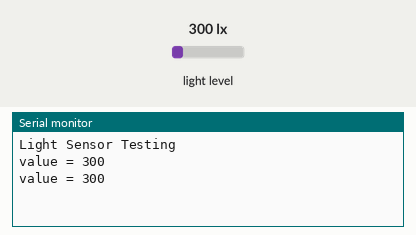
Recording of a sketch running on a simulated Arduino Uno, built with avr-gcc and run on an emulated ATmega328P. Shown: the last lines printed to the serial monitor. Inputs (shaded band) come from the test bench; at power-on: light level 300 lx.

Above: at 1.8 s.
1.9 s: light level set to 40 lx
At 2.8 s:
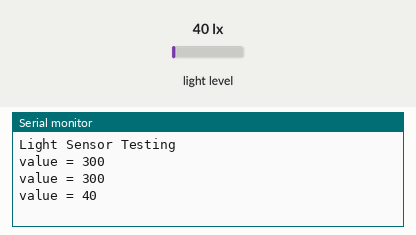
3.4 s: light level set to 500 lx
At 4.8 s:
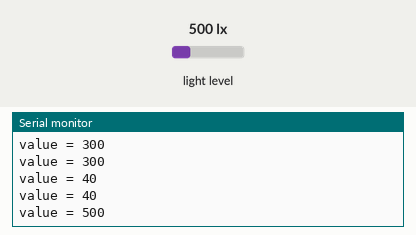
Timing chart, 0 to 6.4 s (numbered marks = the images above; inputs shaded):
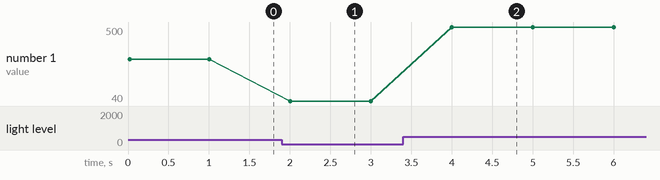

Measured:
- after the input at 1.9 s, the serial monitor: prints a new line after 0.10 s (image 1)
- after the input at 3.4 s, the serial monitor: prints a new line after 0.60 s (image 2)
- plotted number 1: 300 → 40 after the input at 1.9 s, 40 → 500 after the input at 3.4 s

The sketch:

LightSensorTesting.ino
```cpp
/*************************************************************************
* File Name          : LightSensorTesting.ino
* Author             : Jeremy Jamar (Devnco)
* Date               : 20/04/2016
* Description        : Test Light Sensor
**************************************************************************/

/*
 * Mapping
 *
 * PORT_3 : UltraSensor
 * PORT_4 : LineFinder
 * PORT_7 : Led
 * PORT_8 : LightSensor
 * PORT_9 : IRReceiver
 */

#include "MeMCore.h"

MeLightSensor lightSensor(PORT_8);

void setup() {
  Serial.begin(9600);
  Serial.println("Light Sensor Testing");
  lightSensor.lightOn();
}

void loop() {
  int value = lightSensor.read();
  Serial.print("value = ");
  Serial.println(value);
  delay(1000);
}
```
